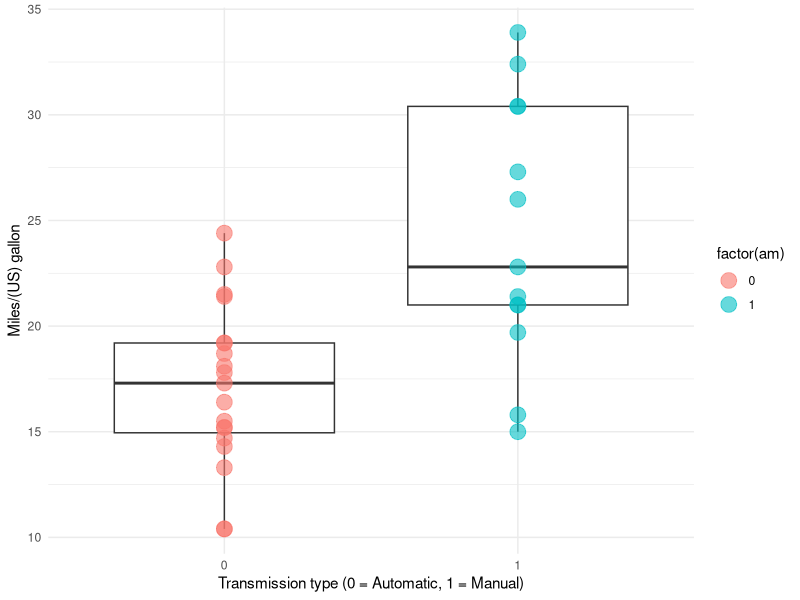
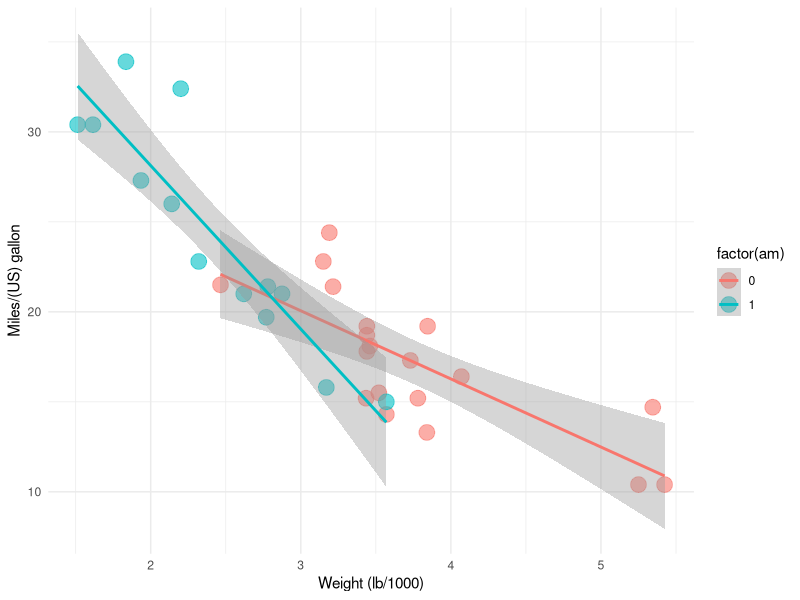
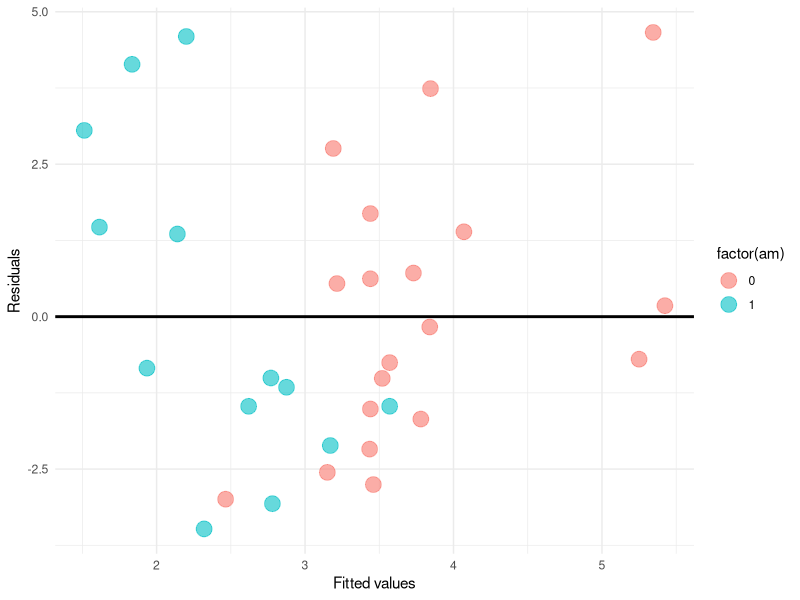

The R source for these figures, in order: (Note: this script raises an error after producing the figures.)
## ---- chunk 1
knitr::opts_chunk$set(fig.width = 6, fig.height = 4, echo = TRUE)
options(xtable.comment = FALSE)
options(digits = 2)
## ---- chunk 2
library(xtable)
library(ggplot2)
data(mtcars)
## ---- chunk 3
xtable(head(mtcars, 4), caption = "The first entries of the mtcars table", digits=c(0,1,0,0,0,2,2,2,0,0,0,0))
## ---- chunk 4
fit0 <- lm(mpg ~ am, data = mtcars)
## ---- chunk 5
xtable(summary(fit0)$coefficients, caption = "Coefficients of a univariate model considering transmission type.", digits=c(0,2,2,2,6))
## ---- chunk 6
fit1 <- lm(mpg ~ am + wt, data = mtcars)
## ---- chunk 7
xtable(summary(fit1)$coefficients, caption = "Coefficients of a multivariate model considering transmission type and weight.", digits=c(0,2,2,2,6))
## ---- chunk 8
fit2 <- lm(mpg ~ am + wt + qsec, data = mtcars)
## ---- chunk 9
xtable(anova(fit0, fit1, fit2), caption = "Analysis of variance tables for the three models.", digits=c(0,0,2,1,2,2,6))
## ---- chunk 10
ggplot(mtcars, aes(factor(am), mpg)) + 
    geom_boxplot() +
    geom_point(size = 5, aes(colour = factor(am)), alpha = 0.6) +
    xlab("Transmission type (0 = Automatic, 1 = Manual)") + 
    ylab("Miles/(US) gallon") +
    theme_minimal(base_family = "") 
## ---- chunk 11
ggplot(mtcars, aes(wt, mpg)) + 
    geom_point(size = 5, aes(colour = factor(am)), alpha = 0.6) +
    geom_smooth(aes(colour = factor(am), group = am), method = "lm") +
    xlab("Weight (lb/1000)") + 
    ylab("Miles/(US) gallon") +
    theme_minimal(base_family = "") 
## ---- chunk 12
ggplot(mtcars, aes(wt, resid(fit2))) + 
    geom_hline(yintercept = 0, size = 1) +
    geom_point(size = 5, aes(colour = factor(am)), alpha = 0.6) +
    xlab("Fitted values") + 
    ylab("Residuals") +
    theme_minimal(base_family = "") 
## ---- chunk 13
ggplot(mtcars, aes(resid(fit2), fill = factor(am))) + 
    geom_density(alpha = 0.2) +
    geom_vline(yintercept = 0, size = 1, colour = "red") +
    xlab("Fitting approach") + 
    ylab("Residuals") +
    theme_minimal(base_family = "") 
